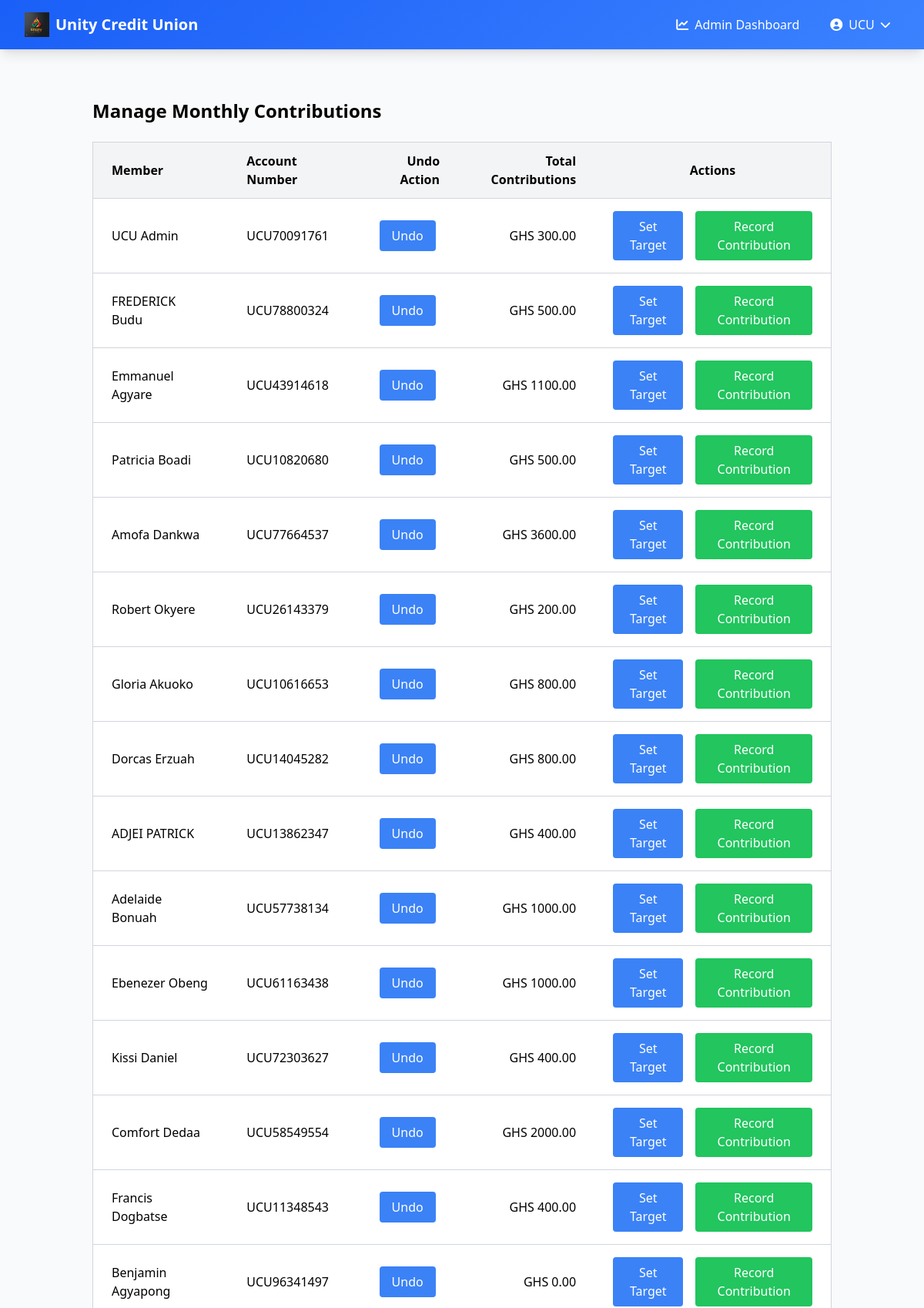
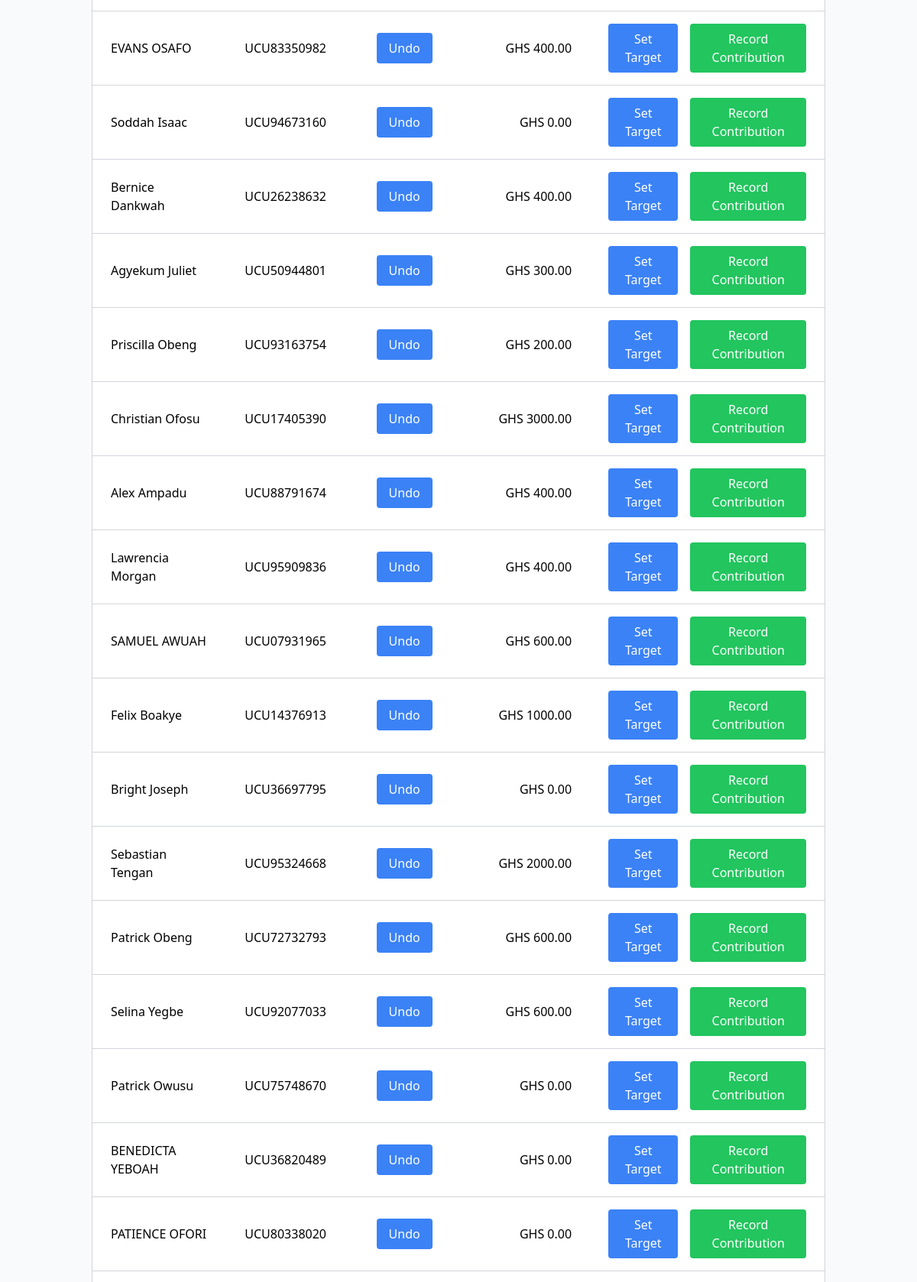
/admin/manage_contributions (signed in, upper part), run on the app's committed database (2 pictures, top to bottom).
### app.py (models this page shows, shortened)
class User(UserMixin, db.Model):
    __tablename__ = 'user'
    id = db.Column(db.Integer, primary_key=True)
    email = db.Column(db.String(120), unique=True, nullable=False)
    password_hash = db.Column(db.String(128), nullable=True)  # Made nullable
    is_verified = db.Column(db.Boolean, default=False)
    is_admin = db.Column(db.Boolean, default=False)
    is_guest = db.Column(db.Boolean, default=False)  # New field to identify non-member users
    national_id = db.Column(db.String(20), unique=True, nullable=False)
    account_number = db.Column(db.String(20), unique=True)
    first_name = db.Column(db.String(50), nullable=False)
    last_name = db.Column(db.String(50), nullable=False)
    other_names = db.Column(db.String(50), nullable=True)
    date_of_birth = db.Column(db.Date, nullable=False)
    occupation = db.Column(db.String(100), nullable=False)
    phone_number = db.Column(db.String(20), nullable=False)
    address = db.Column(db.String(200), nullable=False)
    city = db.Column(db.String(100), nullable=False)
    state = db.Column(db.String(100), nullable=False)
    country = db.Column(db.String(100), nullable=False)
    national_id_file = db.Column(db.String(255), nullable=True)
    passport_photo = db.Column(db.String(255), nullable=True)  # New field for passport photo
    contributions = db.relationship('Contribution', backref='user', lazy=True)
    loans = db.relationship('Loan', backref='user', lazy=True, foreign_keys='Loan.user_id')
    guarantees = db.relationship('Loan', backref='guarantor', lazy=True, foreign_keys='Loan.guarantor_id')

### app.py (the view)
@app.route('/admin/manage_contributions')
@login_required
@admin_required
def manage_contributions():
    if not current_user.is_admin:
        flash('You do not have permission to access this page.', 'error')
        return redirect(url_for('dashboard'))
    users = User.query.filter_by(is_verified=True).all()
    current_month = datetime.now().strftime('%Y-%m')
    user_data = []
    for user in users:
        monthly_target = MonthlySavingsTarget.query.filter_by(
            user_id=user.id,
            is_active=True
        ).first()
        monthly_contribution = Contribution.query.filter_by(
            user_id=user.id,
            month=current_month,
            contribution_type='monthly_savings'
        ).first()
        total_contributions = db.session.query(db.func.sum(Contribution.amount))\
            .filter(Contribution.user_id == user.id)\
            .scalar() or 0.0
        user_data.append({
            'user': user,
            'monthly_target': monthly_target,
            'monthly_contribution': monthly_contribution,
            'total_contributions': total_contributions
        })
    return render_template('admin_manage_contributions.html',
                         user_data=user_data,
                         current_month=current_month)

### app.py (called while the page is built)
@login_manager.user_loader
def load_user(user_id):
    return User.query.get(int(user_id))

def admin_required(f):
    @wraps(f)
    def decorated_function(*args, **kwargs):
        if not current_user.is_authenticated:
            flash('You need to be logged in to access this page.', 'error')
            return redirect(url_for('login'))
        if not current_user.is_admin:
            flash('You do not have permission to perform this action.', 'error')
            return redirect(url_for('dashboard'))
        return f(*args, **kwargs)
    return decorated_function

### templates/admin_manage_contributions.html (shortened to what this page needs)
{% extends "base.html" %} {% block content %}
<div class="container mx-auto px-4 py-8">
  <h1 class="text-2xl font-bold mb-6">Manage Monthly Contributions</h1>
  <div class="overflow-x-auto">
    <table class="min-w-full bg-white border border-gray-300">
      <thead>
        <tr>
          <th class="px-6 py-3 bg-gray-100 text-left">Member</th>
          <th class="px-6 py-3 bg-gray-100 text-left">Account Number</th>
          <th class="px-6 py-3 bg-gray-100 text-right">Undo Action</th>
          <th class="px-6 py-3 bg-gray-100 text-right">Total Contributions</th>
          <th class="px-6 py-3 bg-gray-100 text-center">Actions</th>
        </tr>
      </thead>
      <tbody>
        {% for data in user_data %}
        <tr class="border-t border-gray-300">
          <td class="px-6 py-4">
            {{ data.user.first_name }} {{ data.user.last_name }}
          </td>
          <td class="px-6 py-4">{{ data.user.account_number }}</td>
          <td class="px-6 py-4 text-right">
            <div class="flex justify-center space-x-4">
              <a
                href="#"
                class="bg-blue-500 text-white px-4 py-2 rounded hover:bg-blue-600"
                onclick="showUndoModal('{{ data.user.id }}')"
              >
                Undo
              </a>
            </div>
          </td>
          <td class="px-6 py-4 text-right">
            GHS {{ "%.2f"|format(data.total_contributions) }}
          </td>
          <td class="px-6 py-4">
            <div class="flex justify-center space-x-4">
              <button
                onclick="showTargetModal('{{ data.user.id }}')"
                class="bg-blue-500 text-white px-4 py-2 rounded hover:bg-blue-600"
              >
                Set Target
              </button>
              <button
                onclick="showContributionModal('{{ data.user.id }}')"
                class="bg-green-500 text-white px-4 py-2 rounded hover:bg-green-600"
              >
                Record Contribution
              </button>
            </div>
          </td>
        </tr>
        {% endfor %}
      </tbody>
    </table>
  </div>
</div>
{% endblock %}

### templates/base.html (shortened to what this page needs)
<!DOCTYPE html>
<html lang="en">
  <head>
    <script src="https://cdn.tailwindcss.com"></script>
    <link
      href="https://cdnjs.cloudflare.com/ajax/libs/font-awesome/6.0.0/css/all.min.css"
      rel="stylesheet"
    />
  </head>
  <body
    class="bg-gray-50 min-h-screen flex flex-col"
    x-data="{ mobileMenuOpen: false }"
  >
    <nav class="gradient-bg shadow-lg relative z-50">
      <div class="max-w-7xl mx-auto px-4 sm:px-6 lg:px-8">
        <div class="flex justify-between h-16">
          <div class="flex items-center">
            <a href="{{ url_for('home') }}" class="flex items-center">
              <img
                src="{{ url_for('static', filename='images/unitylogo.jpg')}}"
                alt="Unity Credit Union Logo"
                class="h-8 w-auto mr-2"
              />
              <span class="text-white text-xl font-bold"
                >Unity Credit Union</span
              >
            </a>
          </div>
          <div class="hidden md:flex items-center space-x-4">
            {% if current_user.is_authenticated %} {% if current_user.is_admin
            %}
            <a
              href="{{ url_for('admin_dashboard') }}"
              class="text-white hover:text-primary-100 transition-colors duration-200 px-3 py-2 rounded-md hover:bg-primary-700"
            >
              <i class="fas fa-chart-line mr-2"></i>Admin Dashboard
            </a>
            {% endif %}
            <div class="relative" x-data="{ open: false }">
              <button
                @click="open = !open"
                @click.away="open = false"
                class="flex items-center text-white hover:text-primary-100 transition-colors duration-200 px-3 py-2 rounded-md hover:bg-primary-700"
              >
                <i class="fas fa-user-circle mr-2"></i>
                {{ current_user.first_name }}
                <i
                  class="fas fa-chevron-down ml-2 text-sm transition-transform"
                  :class="{ 'transform rotate-180': open }"
                ></i>
              </button>
            </div>
            {% endif %}
          </div>
        </div>
      </div>
    </nav>
    <main class="flex-grow container mx-auto px-4 py-8">
      {% block content %}{% endblock %}
    </main>
  </body>
</html>

### templates/base.html (style rules this page uses)
.gradient-bg { background: linear-gradient(135deg, #1a5ff7 0%, #3b82ff 100%); }

### data on the page
User: first_name "UCU", user.first_name "UCU", user.last_name "Admin", user.account_number "UCU70091761"
User: user.first_name "FREDERICK", user.last_name "Budu", user.account_number "UCU78800324"
User: user.first_name "Emmanuel", user.last_name "Agyare", user.account_number "UCU43914618"
User: user.first_name "Patricia", user.last_name "Boadi", user.account_number "UCU10820680"
User: user.first_name "Amofa", user.last_name "Dankwa", user.account_number "UCU77664537"
User: user.first_name "Robert", user.last_name "Okyere", user.account_number "UCU26143379"
User: user.first_name "Gloria", user.last_name "Akuoko", user.account_number "UCU10616653"
User: user.first_name "Dorcas", user.last_name "Erzuah", user.account_number "UCU14045282"
User: user.first_name "ADJEI", user.last_name "PATRICK", user.account_number "UCU13862347"
User: user.first_name "Adelaide", user.last_name "Bonuah", user.account_number "UCU57738134"
User: user.first_name "Ebenezer", user.last_name "Obeng", user.account_number "UCU61163438"
User: user.first_name "Kissi", user.last_name "Daniel", user.account_number "UCU72303627"
User: user.first_name "Comfort", user.last_name "Dedaa", user.account_number "UCU58549554"
User: user.first_name "Francis", user.last_name "Dogbatse", user.account_number "UCU11348543"
User: user.first_name "Benjamin", user.last_name "Agyapong", user.account_number "UCU96341497"
User: user.first_name "EVANS", user.last_name "OSAFO", user.account_number "UCU83350982"
User: user.first_name "Soddah", user.last_name "Isaac", user.account_number "UCU94673160"
User: user.first_name "Bernice", user.last_name "Dankwah", user.account_number "UCU26238632"
User: user.first_name "Agyekum", user.last_name "Juliet", user.account_number "UCU50944801"
User: user.first_name "Priscilla", user.last_name "Obeng", user.account_number "UCU93163754"
User: user.first_name "Christian", user.last_name "Ofosu", user.account_number "UCU17405390"
User: user.first_name "Alex", user.last_name "Ampadu", user.account_number "UCU88791674"
User: user.first_name "Lawrencia", user.last_name "Morgan", user.account_number "UCU95909836"
User: user.first_name "SAMUEL", user.last_name "AWUAH", user.account_number "UCU07931965"
User: user.first_name "Felix", user.last_name "Boakye", user.account_number "UCU14376913"
User: user.first_name "Bright", user.last_name "Joseph", user.account_number "UCU36697795"
User: user.first_name "Sebastian", user.last_name "Tengan", user.account_number "UCU95324668"
User: user.first_name "Patrick", user.last_name "Obeng", user.account_number "UCU72732793"
User: user.first_name "Selina", user.last_name "Yegbe", user.account_number "UCU92077033"
User: user.first_name "Patrick", user.last_name "Owusu", user.account_number "UCU75748670"
User: user.first_name "BENEDICTA", user.last_name "YEBOAH", user.account_number "UCU36820489"
User: user.first_name "PATIENCE", user.last_name "OFORI", user.account_number "UCU80338020"

### other printed values
{{ "%.2f"|format(data.total_contributions) }} "300.00" "500.00" "1100.00" "500.00" "3600.00" "200.00" "800.00" "800.00" "400.00" "1000.00" "1000.00" "400.00" "2000.00" "400.00" "0.00" "400.00" "0.00" "400.00" "300.00" "200.00" "3000.00" "400.00" "400.00" "600.00" "1000.00" "0.00" "2000.00" "600.00" "600.00" "0.00" "0.00" "0.00"
